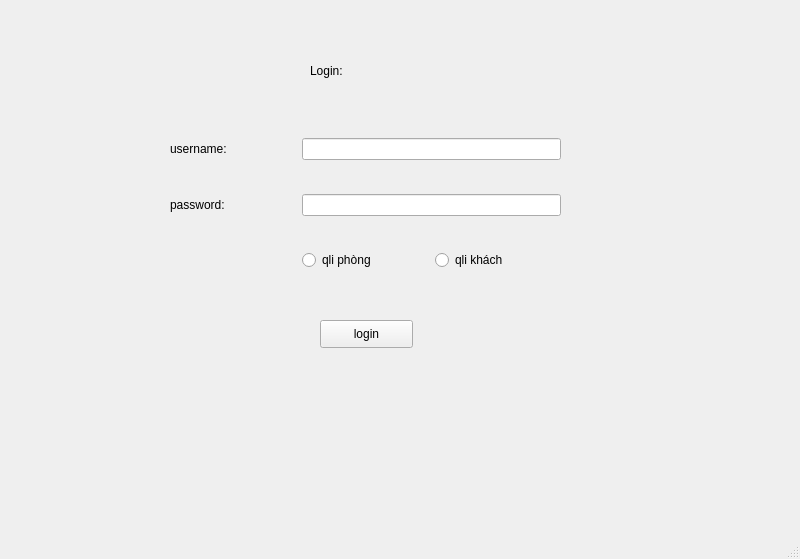
<?xml version="1.0" encoding="UTF-8"?>
<ui version="4.0">
 <class>MainWindow</class>
 <widget class="QMainWindow" name="MainWindow">
  <property name="geometry">
   <rect>
    <x>0</x>
    <y>0</y>
    <width>800</width>
    <height>559</height>
   </rect>
  </property>
  <property name="windowTitle">
   <string>nhân viên Login</string>
  </property>
  <widget class="QWidget" name="centralwidget">
   <widget class="QLabel" name="label">
    <property name="geometry">
     <rect>
      <x>310</x>
      <y>20</y>
      <width>161</width>
      <height>101</height>
     </rect>
    </property>
    <property name="text">
     <string>Login:</string>
    </property>
   </widget>
   <widget class="QWidget" name="gridLayoutWidget">
    <property name="geometry">
     <rect>
      <x>170</x>
      <y>110</y>
      <width>391</width>
      <height>191</height>
     </rect>
    </property>
    <layout class="QGridLayout" name="gridLayout">
     <item row="0" column="0">
      <widget class="QLabel" name="label_2">
       <property name="text">
        <string>username:</string>
       </property>
      </widget>
     </item>
     <item row="1" column="0">
      <widget class="QLabel" name="label_3">
       <property name="text">
        <string>password:</string>
       </property>
      </widget>
     </item>
     <item row="2" column="1">
      <widget class="QRadioButton" name="radioButton_2">
       <property name="text">
        <string>qli phòng</string>
       </property>
      </widget>
     </item>
     <item row="1" column="1" colspan="2">
      <widget class="QLineEdit" name="lineEdit_2"/>
     </item>
     <item row="2" column="2">
      <widget class="QRadioButton" name="radioButton">
       <property name="text">
        <string>qli khách</string>
       </property>
      </widget>
     </item>
     <item row="0" column="1" colspan="2">
      <widget class="QLineEdit" name="lineEdit"/>
     </item>
    </layout>
   </widget>
   <widget class="QPushButton" name="pushButton">
    <property name="geometry">
     <rect>
      <x>320</x>
      <y>320</y>
      <width>93</width>
      <height>28</height>
     </rect>
    </property>
    <property name="text">
     <string>login</string>
    </property>
   </widget>
  </widget>
  <widget class="QMenuBar" name="menubar">
   <property name="geometry">
    <rect>
     <x>0</x>
     <y>0</y>
     <width>800</width>
     <height>26</height>
    </rect>
   </property>
  </widget>
  <widget class="QStatusBar" name="statusbar"/>
 </widget>
 <resources/>
 <connections/>
</ui>
